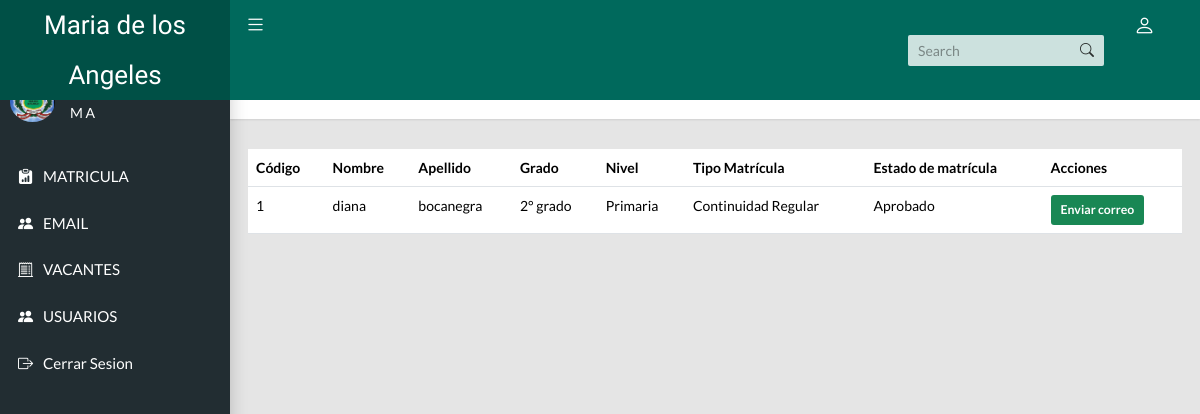
Page /administrador/email.php on the committed database.
### tables this page shows
CREATE TABLE `matricula` (
  `idMatricula` int(11) NOT NULL,
  `idTipoMatricula` int(11) DEFAULT NULL,
  `ie_Antigua` varchar(50) DEFAULT NULL,
  `archivoDocumentacion` varchar(250) NOT NULL,
  `tipoIdentificacion` int(11) NOT NULL,
  `numeroDocumento` int(11) DEFAULT NULL,
  `nombreAlumno` varchar(100) NOT NULL,
  `apellidoAlumno` varchar(100) NOT NULL,
  `idNivel` int(11) DEFAULT NULL,
  `idGrado` int(11) DEFAULT NULL,
  `vaucher` varchar(250) NOT NULL,
  `archivoVaucher` varchar(250) NOT NULL,
  `idUsuario` int(11) DEFAULT NULL,
  `estado` varchar(50) DEFAULT NULL
);

CREATE TABLE `grado` (
  `idGrado` int(11) NOT NULL,
  `descripcion` varchar(50) NOT NULL
);

CREATE TABLE `nivel` (
  `idNivel` int(11) NOT NULL,
  `descripcion` varchar(50) NOT NULL
);

CREATE TABLE `tipomatricula` (
  `idTipoMatricula` int(11) NOT NULL,
  `descripcion` varchar(50) NOT NULL,
  `contenido` varchar(500) NOT NULL
);

### administrador/email.php (the view, shortened to what this page needs)
<?php
require 'includes/header.php';
include 'models/dbmatricula.php';
$query = "SELECT matricula.*,
                tipomatricula.descripcion AS tipoMatriculaDescripcion,
                nivel.descripcion AS nivelDescripcion,
                grado.descripcion AS gradoDescripcion
                FROM matricula
            LEFT JOIN tipomatricula ON matricula.idTipoMatricula = tipomatricula.idTipoMatricula
            LEFT JOIN nivel ON matricula.idNivel = nivel.idNivel
            LEFT JOIN grado ON matricula.idGrado = grado.idGrado
            WHERE matricula.estado = 'Aprobado'";
    $result = $conn->query($query);
?>
<main class="app-content">
    <div class="app-title">
        <div>
            <h1><i class="bi bi-speedometer"></i>Envío de confirmación por Email</h1>
        </div>
        <ul class="app-breadcrumb breadcrumb">
            <li class="breadcrumb-item"><i class="bi bi-house-door fs-6"></i></li>
            <li class="breadcrumb-item"><a href="index.php">Inicio</a></li>
        </ul>
    </div>
    <div class="row mt-3">
    <table class="table">
        <thead>
            <tr>
                <th>Código</th>
                <th>Nombre</th>
                <th>Apellido</th>
                <th>Grado</th>
                <th>Nivel</th>
                <th>Tipo Matrícula</th>
                <th>Estado de matrícula</th>
                <th>Acciones</th>
            </tr>
        </thead>
        <tbody>
            <?php
            while ($row = $result->fetch_assoc()) {
                echo "<tr>";
                echo "<td>" . (isset($row['idMatricula']) ? $row['idMatricula'] : '') . "</td>";
                echo "<td>" . (isset($row['nombreAlumno']) ? $row['nombreAlumno'] : '') . "</td>";
                echo "<td>" . (isset($row['apellidoAlumno']) ? $row['apellidoAlumno'] : '') . "</td>";
                echo "<td>" . (isset($row['gradoDescripcion']) ? $row['gradoDescripcion'] : '') . "</td>";
                echo "<td>" . (isset($row['nivelDescripcion']) ? $row['nivelDescripcion'] : '') . "</td>";
                echo "<td>" . (isset($row['tipoMatriculaDescripcion']) ? $row['tipoMatriculaDescripcion'] : '') . "</td>";
                echo "<td>" . (isset($row['estado']) ? $row['estado'] : '') . "</td>";
                echo "<td>";
                    echo "<form method='post' action='" . htmlspecialchars($_SERVER["PHP_SELF"]) . "' style='display:inline;'>";
                    echo "<button type='submit' class='btn btn-success btn-sm' name='enviar'>Enviar correo</button>";
                    echo "</form>";
                echo "</td>";
                echo "</tr>";
            }
            ?>
        </tbody>
    </table>
</div>
</main>

### rows in the picture
matricula: idMatricula "1", nombreAlumno "diana", apellidoAlumno "bocanegra", idGrado.descripcion "2° grado", idNivel.descripcion "Primaria", idTipoMatricula.descripcion "Continuidad Regular", estado "Aprobado"
